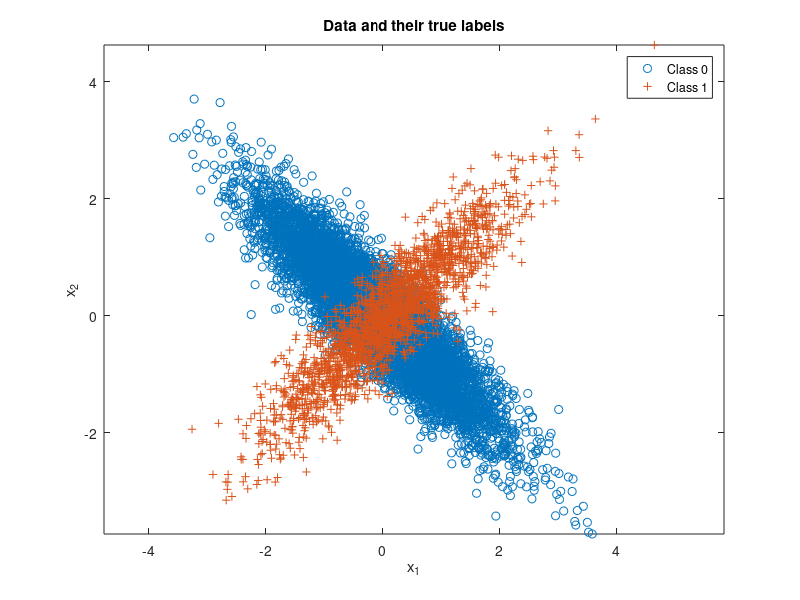

The MATLAB script that drew this image: (Note: this script raises an error after producing the figure.)
% Expected risk minimization with 2 classes
clear all, close all,

% dimension of the vector under test
n = 2; 

% number of iid samples for the data distribution
N = 10000; 

mu(:,1) = [-0.1;0]; mu(:,2) = [0.1;0];
Sigma(:,:,1) = [1 -0.9;-0.9 1]; Sigma(:,:,2) = [1 0.9;0.9 1];

% class priors for labels 0 and 1 respectively
p = [0.8,0.2]; 
label = rand(1,N) >= p(1);
Nc = [length(find(label==0)),length(find(label==1))]; % number of samples from each class
x = zeros(n,N); % save up space
% Draw samples from each class pdf
for l = 0:1
    x(:,label==l) = mvnrnd(mu(:,l+1),Sigma(:,:,l+1),Nc(l+1))';
end

figure(2), clf,
plot(x(1,label==0),x(2,label==0),'o'), hold on,
plot(x(1,label==1),x(2,label==1),'+'), axis equal,
legend('Class 0','Class 1'), 
title('Data and their true labels'),
xlabel('x_1'), ylabel('x_2'), 

% Data structures to store the true and false positive
% probability rates
truePositiveRateArray = [];
falsePositiveRateArray = [];

% Initialize the Minimum Probability of error to be 1 as below
minPerror = 1;

% Threshold where the probability would be minimum as 1
BestThreshold = 1;

% Mark the co-ordinates on ROC curve for lowest minimum probability of
% error
rocMarkerTruePositive = 0;
rocMarkerfalsePositive = 0;

for iterator = 1:1:10000
  gamma = iterator;
  
  discriminantScore = log(evalGaussian(x,mu(:,2),Sigma(:,:,2)))-log(evalGaussian(x,mu(:,1),Sigma(:,:,1)));
  decision = (discriminantScore >= log(gamma));

  % probability of true negative
  ind00 = find(decision==0 & label==0); 
  p00 = length(ind00)/Nc(1); 
  
  % probability of false positive
  ind10 = find(decision==1 & label==0); 
  p10 = length(ind10)/Nc(1); 
  falsePositiveRateArray = [p10;falsePositiveRateArray];
  
  % probability of false negative
  ind01 = find(decision==0 & label==1); 
  p01 = length(ind01)/Nc(2); 
 
  
  % probability of true positive
  ind11 = find(decision==1 & label==1); 
  p11 = length(ind11)/Nc(2);
  truePositiveRateArray = [p11;truePositiveRateArray];

  % Probability of error would be sum of all incorrect probabilities
  perror = p10 + p01;
  if perror < minPerror
    minPerror = perror;
    BestThreshold = iterator;
    rocMarkerTruePositive = p11;
    rocMarkerfalsePositive = p10;
  end
  
end

disp(minPerror);
disp(BestThreshold);
disp(rocMarkerTruePositive);
disp(rocMarkerfalsePositive);


figure(3), clf,
plot(falsePositiveRateArray,truePositiveRateArray), hold on,
plot(rocMarkerfalsePositive,rocMarkerTruePositive,'r*'),
title('ROC curve with marking of minimum Probability of error'),
xlabel('False Positive Probability Rate'), ylabel('True Positive Probability Rate'), 

% Inline function to evaluate the gaussian PDF data for each X
function g = evalGaussian(x,mu,Sigma)
  % Evaluates the Gaussian pdf N(mu,Sigma) at each coumn of X
  [n,N] = size(x);
  C = ((2*pi)^n * det(Sigma))^(-1/2);
  E = -0.5*sum((x-repmat(mu,1,N)).*(inv(Sigma)*(x-repmat(mu,1,N))),1);
  g = C*exp(E);
end 